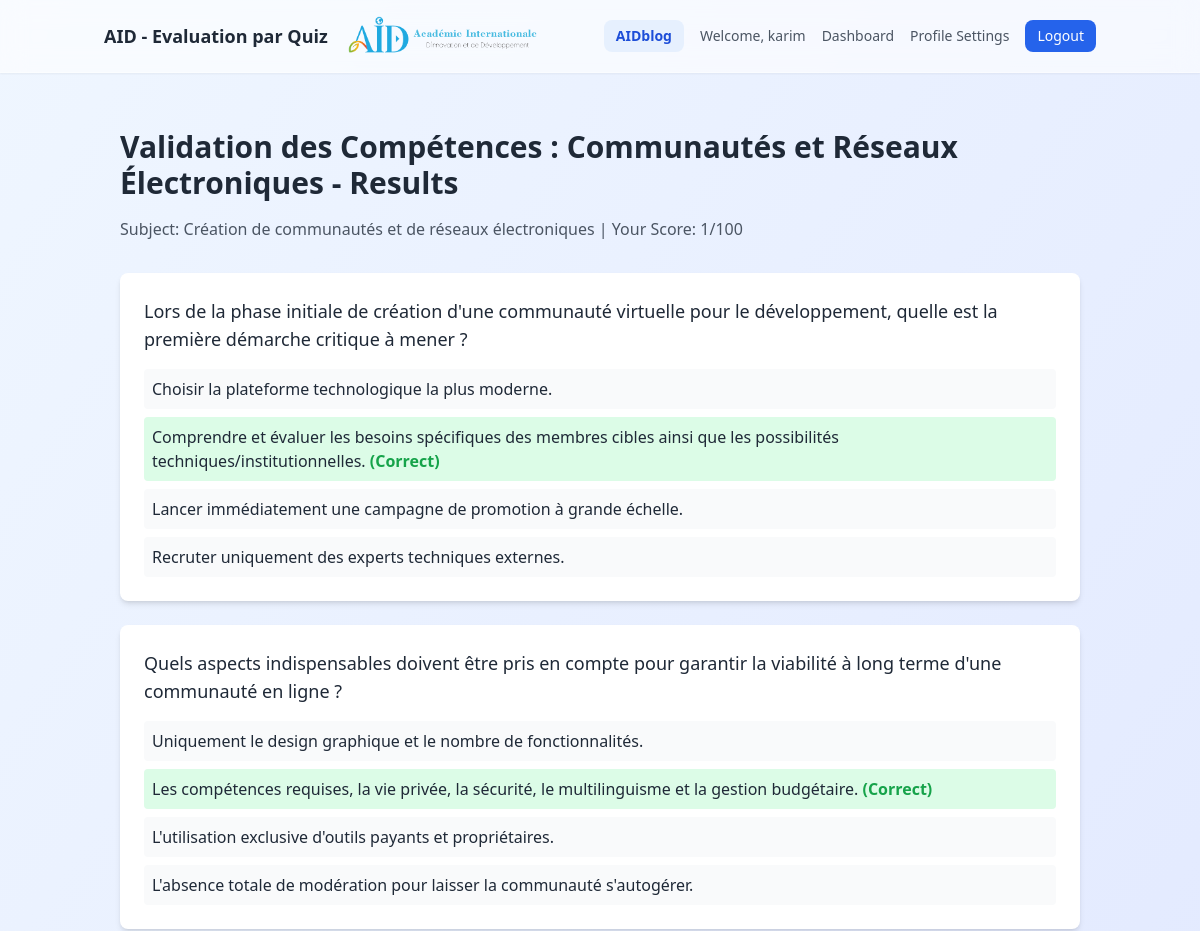
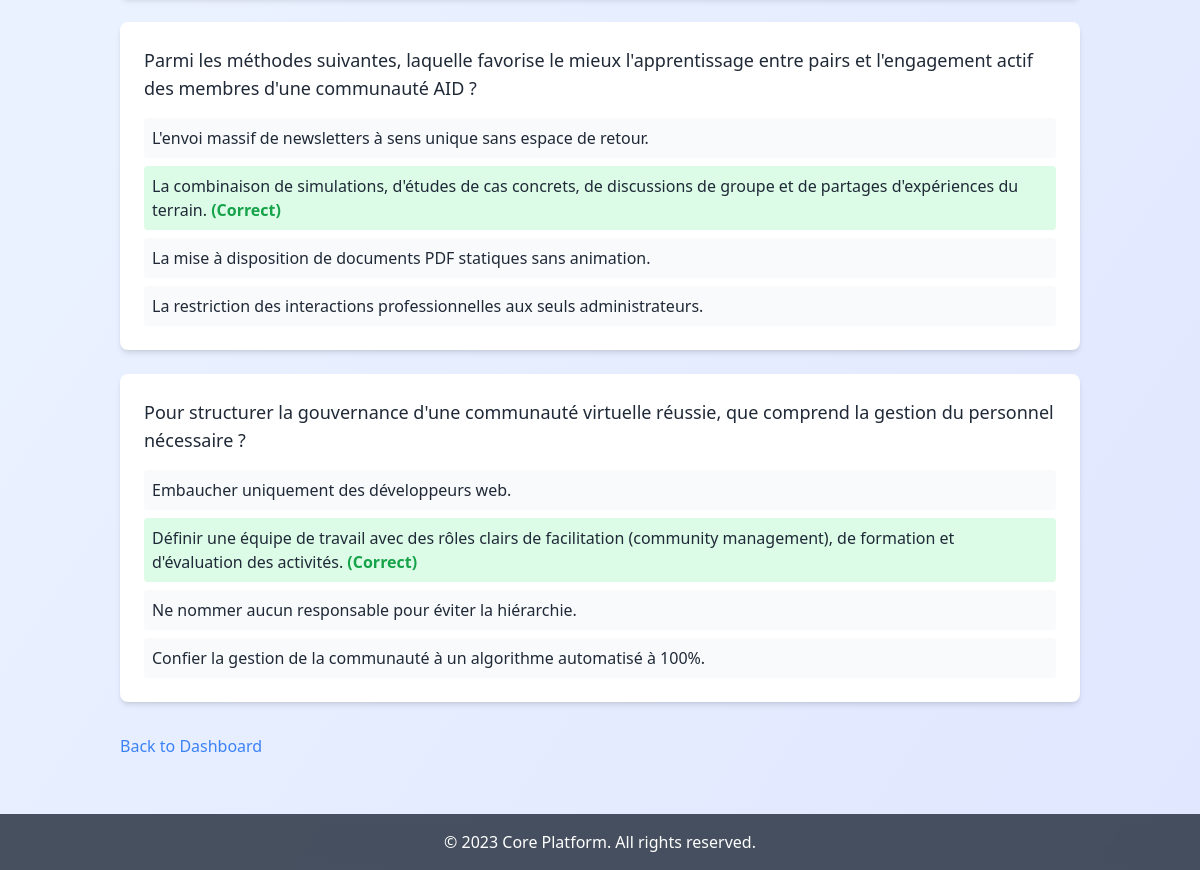
Page /view_results/1/ (signed in) on the committed database (2 pictures, top to bottom).
### quiz_engine/models.py (models this page shows, shortened)
class Quiz(models.Model):
    theme = models.ForeignKey(QuizTheme, on_delete=models.SET_NULL, null=True, blank=True, related_name='quizzes')
    subject = models.ForeignKey(Subject, on_delete=models.CASCADE, related_name='quizzes')
    title = models.CharField(max_length=200)
    passing_score = models.IntegerField()

class Subject(models.Model):
    name = models.CharField(max_length=100)
    description = models.TextField()

class Assignment(models.Model):
    STATUS_CHOICES = [
        ('pending', 'Pending'),
        ('completed', 'Completed'),
    ]
    quiz = models.ForeignKey(Quiz, on_delete=models.CASCADE, related_name='assignments')
    user = models.ForeignKey(User, on_delete=models.CASCADE, related_name='quiz_assignments')
    status = models.CharField(max_length=10, choices=STATUS_CHOICES, default='pending')
    score = models.IntegerField(default=0)
    assigned_at = models.DateTimeField(auto_now_add=True)
    completed_at = models.DateTimeField(null=True, blank=True)

class Question(models.Model):
    quiz = models.ForeignKey(Quiz, on_delete=models.CASCADE, related_name='questions')
    question_text = models.TextField()

class Answer(models.Model):
    question = models.ForeignKey(Question, on_delete=models.CASCADE, related_name='answers')
    answer_text = models.CharField(max_length=255)
    is_correct = models.BooleanField(default=False)

### quiz_engine/views.py (the view)
# urls.py: path('view_results/<int:assignment_id>/', views.view_results, name='view_results'),
@login_required
def view_results(request, assignment_id):
    assignment = get_object_or_404(Assignment, id=assignment_id, user=request.user, status='completed')
    return render(request, 'quiz_results.html', {'assignment': assignment, 'quiz': assignment.quiz, 'questions': assignment.quiz.questions.all().prefetch_related('answers')})

### core_platform/templates/quiz_results.html
{% extends 'base.html' %}
{% block content %}
<div class="container mx-auto px-4 py-8">
    <h1 class="text-3xl font-bold mb-4">{{ quiz.title }} - Results</h1>
    <p class="text-gray-600 mb-8">Subject: {{ quiz.subject.name }} | Your Score: {{ assignment.score }}/100</p>
    <div class="space-y-6">
        {% for question in questions %}
        <div class="bg-white p-6 rounded-lg shadow-md">
            <h3 class="text-lg font-medium mb-4">{{ question.question_text }}</h3>
            <div class="space-y-2">
                {% for answer in question.answers.all %}
                <div class="p-2 rounded {% if answer.is_correct %}bg-green-100{% else %}bg-gray-50{% endif %}">
                    {{ answer.answer_text }}
                    {% if answer.is_correct %} <span class="text-green-600 font-bold">(Correct)</span> {% endif %}
                </div>
                {% endfor %}
            </div>
        </div>
        {% endfor %}
    </div>
    <div class="mt-8">
        <a href="{% url 'dashboard' %}" class="text-blue-500 hover:underline">Back to Dashboard</a>
    </div>
</div>
{% endblock %}

### core_platform/templates/base.html (shortened to what this page needs)
{% load static %}
<!DOCTYPE html>
<html lang="en">
<head>
    <script src="https://cdn.tailwindcss.com"></script>
</head>
<body class="bg-gradient-to-br from-blue-50 to-indigo-100 text-gray-800 min-h-screen flex flex-col">
    <nav class="bg-white/60 backdrop-blur-md shadow-sm border-b border-white/40">
        <div class="container mx-auto px-4 py-4 flex flex-col md:flex-row items-center gap-4 md:justify-between">
            <div class="flex items-center justify-between w-full md:w-auto">
                <div class="text-lg font-bold text-gray-800">AID - Evaluation par Quiz</div>
                <img src="{% static 'logo1.png' %}" alt="Logo" class="h-10 w-auto md:ml-4">
            </div>
            <div class="flex items-center gap-4 text-sm font-medium">
                {% if user.is_authenticated %}
                    <a href="{% url 'aid_blog' %}" class="text-blue-700 font-semibold hover:text-blue-800 bg-blue-100/60 px-3 py-1.5 rounded-lg transition">AIDblog</a>
                    <span class="text-gray-600">Welcome, {{ user.username }}</span>
                    {% if user.is_staff %}
                        <a href="{% url 'aidadminpage' %}" class="text-gray-600 hover:text-blue-600">Admin</a>
                        <a href="{% url 'aidadminpage' %}#profile-settings" onclick="setTimeout(() => { const s = document.querySelector('[data-section=\'profile-settings\']'); if(s) s.click(); }, 100);" class="text-gray-600 hover:text-blue-600">Profile Settings</a>
                    {% else %}
                        <a href="{% url 'dashboard' %}" class="text-gray-600 hover:text-blue-600">Dashboard</a>
                        <a href="{% url 'user_profile' %}" class="text-gray-600 hover:text-blue-600">Profile Settings</a>
                    {% endif %}
                    <a href="{% url 'logout' %}" class="bg-blue-600 text-white px-3 py-1.5 rounded-lg hover:bg-blue-700">Logout</a>
                {% else %}
                    <a href="/login/" class="text-gray-600 hover:text-blue-600">Login</a>
                {% endif %}
            </div>
        </div>
    </nav>
    <main class="container mx-auto px-4 py-6 flex-grow">
        {% block content %}
        {% endblock %}
    </main>
    <footer class="bg-gray-800/80 backdrop-blur-sm text-white text-center py-4 mt-auto">
        <p>&copy; 2023 Core Platform. All rights reserved.</p>
    </footer>
</body>
</html>

### rows in the picture
Quiz: title "Validation des Compétences : Communautés et Réseaux Électroniques", subject.name "Création de communautés et de réseaux électroniques"
Assignment: score "1"
Question: question_text "Lors de la phase initiale de création d'une communauté virtuelle pour le développement, quelle est la première démarche critique à mener ?"
Answer: answer_text "Choisir la plateforme technologique la plus moderne."
Answer: answer_text "Comprendre et évaluer les besoins spécifiques des membres cibles ainsi que les possibilités techniques/institutionnelles.", is_correct "(Correct)"
Answer: answer_text "Lancer immédiatement une campagne de promotion à grande échelle."
Answer: answer_text "Recruter uniquement des experts techniques externes."
Question: question_text "Quels aspects indispensables doivent être pris en compte pour garantir la viabilité à long terme d'une communauté en ligne ?"
Answer: answer_text "Uniquement le design graphique et le nombre de fonctionnalités."
Answer: answer_text "Les compétences requises, la vie privée, la sécurité, le multilinguisme et la gestion budgétaire.", is_correct "(Correct)"
Answer: answer_text "L'utilisation exclusive d'outils payants et propriétaires."
Answer: answer_text "L'absence totale de modération pour laisser la communauté s'autogérer."
Question: question_text "Parmi les méthodes suivantes, laquelle favorise le mieux l'apprentissage entre pairs et l'engagement actif des membres d'une communauté AID ?"
Answer: answer_text "L'envoi massif de newsletters à sens unique sans espace de retour."
Answer: answer_text "La combinaison de simulations, d'études de cas concrets, de discussions de groupe et de partages d'expériences du terrain.", is_correct "(Correct)"
Answer: answer_text "La mise à disposition de documents PDF statiques sans animation."
Answer: answer_text "La restriction des interactions professionnelles aux seuls administrateurs."
Question: question_text "Pour structurer la gouvernance d'une communauté virtuelle réussie, que comprend la gestion du personnel nécessaire ?"
Answer: answer_text "Embaucher uniquement des développeurs web."
Answer: answer_text "Définir une équipe de travail avec des rôles clairs de facilitation (community management), de formation et d'évaluation des activités.", is_correct "(Correct)"
Answer: answer_text "Ne nommer aucun responsable pour éviter la hiérarchie."
Answer: answer_text "Confier la gestion de la communauté à un algorithme automatisé à 100%."

### other values in the picture
{{ user.username }} "karim"
